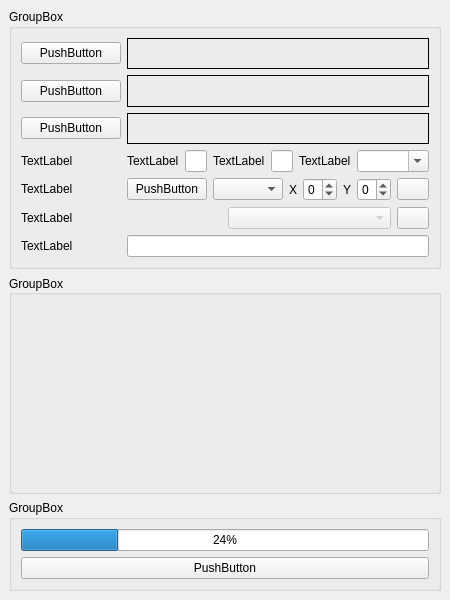
<?xml version="1.0" encoding="UTF-8"?>
<ui version="4.0">
 <class>MainWindow</class>
 <widget class="QMainWindow" name="MainWindow">
  <property name="geometry">
   <rect>
    <x>0</x>
    <y>0</y>
    <width>450</width>
    <height>600</height>
   </rect>
  </property>
  <property name="sizePolicy">
   <sizepolicy hsizetype="Expanding" vsizetype="Expanding">
    <horstretch>0</horstretch>
    <verstretch>0</verstretch>
   </sizepolicy>
  </property>
  <property name="minimumSize">
   <size>
    <width>450</width>
    <height>600</height>
   </size>
  </property>
  <property name="windowTitle">
   <string>MainWindow</string>
  </property>
  <widget class="QWidget" name="centralwidget">
   <property name="sizePolicy">
    <sizepolicy hsizetype="Expanding" vsizetype="Expanding">
     <horstretch>0</horstretch>
     <verstretch>0</verstretch>
    </sizepolicy>
   </property>
   <layout class="QVBoxLayout" name="verticalLayout">
    <item>
     <widget class="QGroupBox" name="groupBox_settings">
      <property name="minimumSize">
       <size>
        <width>0</width>
        <height>260</height>
       </size>
      </property>
      <property name="title">
       <string>GroupBox</string>
      </property>
      <layout class="QVBoxLayout" name="verticalLayout_2">
       <item>
        <layout class="QHBoxLayout" name="horizontalLayout">
         <item>
          <widget class="QPushButton" name="pushButton_selectInput">
           <property name="minimumSize">
            <size>
             <width>100</width>
             <height>0</height>
            </size>
           </property>
           <property name="text">
            <string>PushButton</string>
           </property>
          </widget>
         </item>
         <item>
          <widget class="QLabel" name="label_input">
           <property name="sizePolicy">
            <sizepolicy hsizetype="Preferred" vsizetype="Preferred">
             <horstretch>2</horstretch>
             <verstretch>0</verstretch>
            </sizepolicy>
           </property>
           <property name="frameShape">
            <enum>QFrame::Box</enum>
           </property>
           <property name="text">
            <string/>
           </property>
          </widget>
         </item>
        </layout>
       </item>
       <item>
        <layout class="QHBoxLayout" name="horizontalLayout_2">
         <item>
          <widget class="QPushButton" name="pushButton_selectOutput">
           <property name="minimumSize">
            <size>
             <width>100</width>
             <height>0</height>
            </size>
           </property>
           <property name="text">
            <string>PushButton</string>
           </property>
          </widget>
         </item>
         <item>
          <widget class="QLabel" name="label_output">
           <property name="sizePolicy">
            <sizepolicy hsizetype="Preferred" vsizetype="Preferred">
             <horstretch>2</horstretch>
             <verstretch>0</verstretch>
            </sizepolicy>
           </property>
           <property name="frameShape">
            <enum>QFrame::Box</enum>
           </property>
           <property name="text">
            <string/>
           </property>
          </widget>
         </item>
        </layout>
       </item>
       <item>
        <layout class="QHBoxLayout" name="horizontalLayout_4">
         <item>
          <widget class="QPushButton" name="pushButton_selectBackground">
           <property name="minimumSize">
            <size>
             <width>100</width>
             <height>0</height>
            </size>
           </property>
           <property name="text">
            <string>PushButton</string>
           </property>
          </widget>
         </item>
         <item>
          <widget class="QLabel" name="label_background">
           <property name="sizePolicy">
            <sizepolicy hsizetype="Preferred" vsizetype="Preferred">
             <horstretch>2</horstretch>
             <verstretch>0</verstretch>
            </sizepolicy>
           </property>
           <property name="frameShape">
            <enum>QFrame::Box</enum>
           </property>
           <property name="text">
            <string/>
           </property>
          </widget>
         </item>
        </layout>
       </item>
       <item>
        <layout class="QHBoxLayout" name="horizontalLayout_9">
         <item>
          <widget class="QLabel" name="label_video_settings">
           <property name="sizePolicy">
            <sizepolicy hsizetype="Minimum" vsizetype="Fixed">
             <horstretch>0</horstretch>
             <verstretch>0</verstretch>
            </sizepolicy>
           </property>
           <property name="minimumSize">
            <size>
             <width>100</width>
             <height>0</height>
            </size>
           </property>
           <property name="text">
            <string>TextLabel</string>
           </property>
          </widget>
         </item>
         <item>
          <layout class="QHBoxLayout" name="horizontalLayout_10">
           <item>
            <widget class="QLabel" name="label_video_res_x">
             <property name="text">
              <string>TextLabel</string>
             </property>
            </widget>
           </item>
           <item>
            <widget class="QLineEdit" name="lineEdit_video_res_x"/>
           </item>
           <item>
            <widget class="QLabel" name="label_video_res_y">
             <property name="text">
              <string>TextLabel</string>
             </property>
            </widget>
           </item>
           <item>
            <widget class="QLineEdit" name="lineEdit_video_res_y"/>
           </item>
           <item>
            <widget class="QLabel" name="label_video_fps">
             <property name="text">
              <string>TextLabel</string>
             </property>
            </widget>
           </item>
           <item>
            <widget class="QComboBox" name="comboBox_video_fps">
             <property name="editable">
              <bool>true</bool>
             </property>
            </widget>
           </item>
          </layout>
         </item>
        </layout>
       </item>
       <item>
        <layout class="QHBoxLayout" name="horizontalLayout_5">
         <item>
          <widget class="QLabel" name="label_alignment">
           <property name="sizePolicy">
            <sizepolicy hsizetype="Minimum" vsizetype="Fixed">
             <horstretch>0</horstretch>
             <verstretch>0</verstretch>
            </sizepolicy>
           </property>
           <property name="minimumSize">
            <size>
             <width>100</width>
             <height>0</height>
            </size>
           </property>
           <property name="frameShape">
            <enum>QFrame::NoFrame</enum>
           </property>
           <property name="text">
            <string>TextLabel</string>
           </property>
          </widget>
         </item>
         <item>
          <layout class="QHBoxLayout" name="horizontalLayout_3">
           <item>
            <widget class="QPushButton" name="pushButton_font">
             <property name="sizePolicy">
              <sizepolicy hsizetype="Expanding" vsizetype="Fixed">
               <horstretch>0</horstretch>
               <verstretch>0</verstretch>
              </sizepolicy>
             </property>
             <property name="text">
              <string>PushButton</string>
             </property>
            </widget>
           </item>
           <item>
            <widget class="QComboBox" name="alignmentComboBox">
             <property name="minimumSize">
              <size>
               <width>70</width>
               <height>0</height>
              </size>
             </property>
            </widget>
           </item>
           <item>
            <layout class="QHBoxLayout" name="horizontalLayout_5">
             <item>
              <widget class="QLabel" name="label_textX">
               <property name="text">
                <string>X</string>
               </property>
               <property name="alignment">
                <set>Qt::AlignRight|Qt::AlignTrailing|Qt::AlignVCenter</set>
               </property>
              </widget>
             </item>
             <item>
              <widget class="QSpinBox" name="textXSpinBox">
               <property name="minimumSize">
                <size>
                 <width>30</width>
                 <height>0</height>
                </size>
               </property>
               <property name="minimum">
                <number>-99999</number>
               </property>
               <property name="maximum">
                <number>99999</number>
               </property>
              </widget>
             </item>
             <item>
              <widget class="QLabel" name="label_textY">
               <property name="text">
                <string>Y</string>
               </property>
               <property name="alignment">
                <set>Qt::AlignRight|Qt::AlignTrailing|Qt::AlignVCenter</set>
               </property>
              </widget>
             </item>
             <item>
              <widget class="QSpinBox" name="textYSpinBox">
               <property name="minimumSize">
                <size>
                 <width>30</width>
                 <height>0</height>
                </size>
               </property>
               <property name="minimum">
                <number>-99999</number>
               </property>
               <property name="maximum">
                <number>99999</number>
               </property>
              </widget>
             </item>
            </layout>
           </item>
           <item>
            <widget class="QPushButton" name="pushButton_textColor">
             <property name="maximumSize">
              <size>
               <width>32</width>
               <height>16777215</height>
              </size>
             </property>
             <property name="text">
              <string/>
             </property>
             <property name="MaximumSize" stdset="0">
              <size>
               <width>32</width>
               <height>32</height>
              </size>
             </property>
            </widget>
           </item>
          </layout>
         </item>
        </layout>
       </item>
       <item>
        <layout class="QHBoxLayout" name="horizontalLayout_6">
         <item>
          <widget class="QLabel" name="label_visOptions">
           <property name="sizePolicy">
            <sizepolicy hsizetype="Minimum" vsizetype="Fixed">
             <horstretch>0</horstretch>
             <verstretch>0</verstretch>
            </sizepolicy>
           </property>
           <property name="minimumSize">
            <size>
             <width>100</width>
             <height>0</height>
            </size>
           </property>
           <property name="frameShape">
            <enum>QFrame::NoFrame</enum>
           </property>
           <property name="text">
            <string>TextLabel</string>
           </property>
          </widget>
         </item>
         <item>
          <layout class="QHBoxLayout" name="horizontalLayout_12">
           <item>
            <widget class="QComboBox" name="comboBox_visStyle">
             <property name="enabled">
              <bool>false</bool>
             </property>
            </widget>
           </item>
           <item>
            <widget class="QPushButton" name="pushButton_visColor">
             <property name="maximumSize">
              <size>
               <width>32</width>
               <height>16777215</height>
              </size>
             </property>
             <property name="text">
              <string/>
             </property>
             <property name="MaximumSize" stdset="0">
              <size>
               <width>32</width>
               <height>32</height>
              </size>
             </property>
            </widget>
           </item>
          </layout>
         </item>
        </layout>
       </item>
       <item>
        <layout class="QHBoxLayout" name="horizontalLayout_7">
         <item>
          <widget class="QLabel" name="label_title">
           <property name="minimumSize">
            <size>
             <width>100</width>
             <height>0</height>
            </size>
           </property>
           <property name="maximumSize">
            <size>
             <width>200</width>
             <height>16777215</height>
            </size>
           </property>
           <property name="baseSize">
            <size>
             <width>200</width>
             <height>0</height>
            </size>
           </property>
           <property name="frameShape">
            <enum>QFrame::NoFrame</enum>
           </property>
           <property name="text">
            <string>TextLabel</string>
           </property>
          </widget>
         </item>
         <item>
          <widget class="QLineEdit" name="lineEdit_title"/>
         </item>
        </layout>
       </item>
      </layout>
     </widget>
    </item>
    <item>
     <widget class="QGroupBox" name="groupBox_preview">
      <property name="sizePolicy">
       <sizepolicy hsizetype="Preferred" vsizetype="Expanding">
        <horstretch>0</horstretch>
        <verstretch>0</verstretch>
       </sizepolicy>
      </property>
      <property name="title">
       <string>GroupBox</string>
      </property>
      <property name="alignment">
       <set>Qt::AlignLeading|Qt::AlignLeft|Qt::AlignVCenter</set>
      </property>
      <layout class="QVBoxLayout" name="verticalLayout_5">
       <item>
        <widget class="QLabel" name="label_preview">
         <property name="text">
          <string/>
         </property>
         <property name="alignment">
          <set>Qt::AlignLeading|Qt::AlignLeft|Qt::AlignVCenter</set>
         </property>
        </widget>
       </item>
      </layout>
     </widget>
    </item>
    <item>
     <widget class="QGroupBox" name="groupBox_create">
      <property name="maximumSize">
       <size>
        <width>16777215</width>
        <height>16777215</height>
       </size>
      </property>
      <property name="title">
       <string>GroupBox</string>
      </property>
      <layout class="QVBoxLayout" name="verticalLayout_7">
       <item>
        <layout class="QVBoxLayout" name="verticalLayout_4">
         <item>
          <widget class="QProgressBar" name="progressBar_create">
           <property name="value">
            <number>24</number>
           </property>
           <property name="alignment">
            <set>Qt::AlignCenter</set>
           </property>
           <property name="textVisible">
            <bool>true</bool>
           </property>
          </widget>
         </item>
         <item>
          <widget class="QPushButton" name="pushButton_createVideo">
           <property name="sizePolicy">
            <sizepolicy hsizetype="Expanding" vsizetype="Fixed">
             <horstretch>0</horstretch>
             <verstretch>0</verstretch>
            </sizepolicy>
           </property>
           <property name="text">
            <string>PushButton</string>
           </property>
          </widget>
         </item>
        </layout>
       </item>
      </layout>
     </widget>
    </item>
   </layout>
  </widget>
 </widget>
 <resources/>
 <connections/>
</ui>
